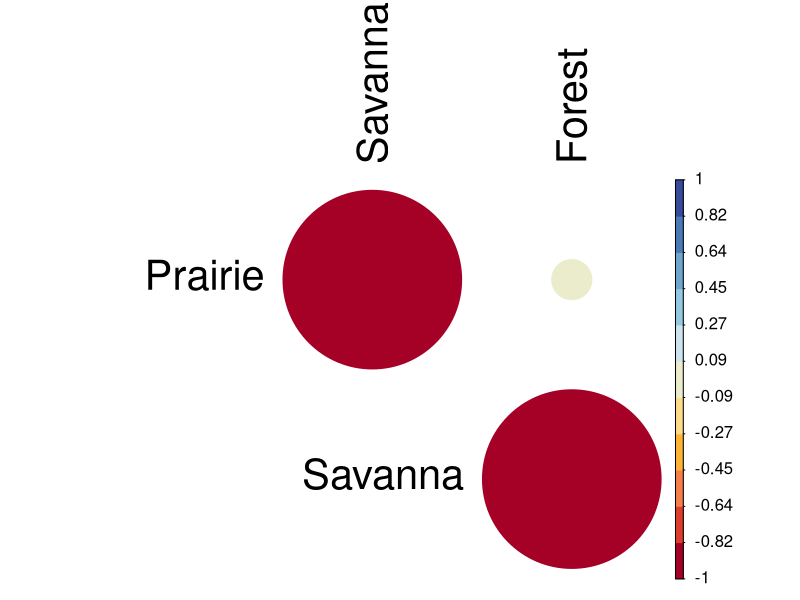

Write the R code that produced this figure. (Note: this script raises an error after producing the figure.)
library(corrplot)

#Version for 1:1 residual correlations
#mat.data1 <- c(1, 0.05, 0.05, 0.05, 1, 0.05, 0.05, 0.05, 1)

#Version for non 1:1 residual correlations
mat.data1 <- c(1, -0.99, 0.05, -0.99, 1, -0.99, 0.05, -0.99, 1)


mat1 <- matrix(mat.data1, nrow = 3, ncol = 3)
#View(mat1)
colnames(mat1) <- c("Prairie", "Savanna", "Forest")
rownames(mat1) <- c("Prairie", "Savanna", "Forest")
# Remove diagonals to improve visualization
mat1[mat1 == 1] <- NA

# Specify color palette
pal <- c('#364b9a', '#4a7bb7', '#6ea6cd', '#93cae1', '#cde4ef', 
         '#eaeccc', '#feda8b', '#fdb336', '#f67e4b', '#dd3d2d', '#a50026')
# Plot
corrplot(mat1, diag = F, type = 'upper', method = c("circle"), tl.col = 'black', col = rev(pal), cl.cex = 1, tl.cex =2.5, cl.align.text = 'l', addgrid.col = NA)










#x2 <- structure * rnorm(1, -.3, .2) + rnorm(1, .8, .2)
structure2 <- structure * .9 + .15
x3 <- x2 * .15 + .5
plot(c(structure + .9, structure2), c(x2, x3))
